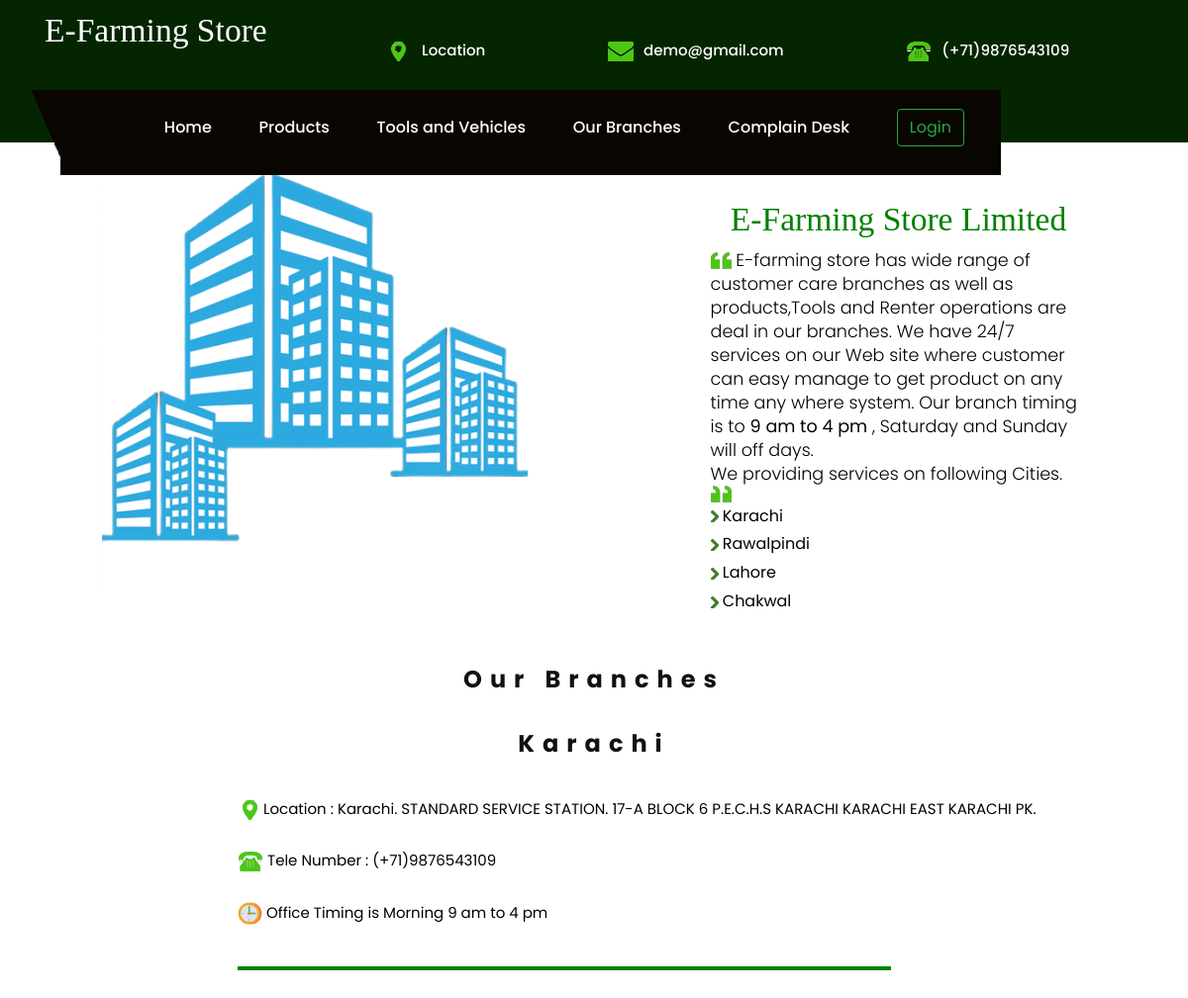
The page /vehicles/branchesK/ on the database its author committed.
### vehicles/models.py (models this page shows, shortened)
class branche(models.Model):
    branch_id = models.AutoField(primary_key=True)
    branch_name=models.CharField(max_length=50)
    address= models.CharField(max_length=500, default="")
    office_timing= models.CharField(max_length=500, default="")
    branch_tele=models.IntegerField(default=0)
    create_time = models.DateTimeField(default=datetime.datetime.today(), null=True)

### vehicles/views.py (the view)
# urls.py: path("branchesK/",views.branchesK),
def branchesK(request):
    b = 'Karachi'
    branch = branche.objects.filter(branch_name=b)
    return render(request, 'OurBranches.html',{'branch': branch[0],'b':b})

### asc/templates/OurBranches.html (shortened to what this page needs)
{% extends 'header.html' %}
{% load static %}
{% block body %}
<br><br><br><br><br>
<div class="row">
    <div  class="col-md-1"></div>
      <div  class="col-md-6">
            <img style="height:90%;" src='{% static "vehicles/branch.png" %}'>
        </div>
        <div  class="col-md-4">
            <br><br><br>
            <h1 style="color:green;text-align:center;font-family: 'Impact', fantasy;font-size: 2.1rem;">E-Farming Store Limited</h1>
            <p style="color:black;font-size: 1.1rem;"><img src='{% static "icon/1.png" %}'> E-farming store has wide range of customer care branches as well as products,Tools and Renter operations are deal in our branches. We have 24/7 services on our
            Web site where customer can easy manage to get product on any time any where system.
            Our branch timing is to<b> 9 am to 4 pm </b>, Saturday and Sunday will off days.<br>
            We providing services on following Cities. <img src='{% static "icon/2.png" %}'></p>
            <ul style="color:black;font-size:1rem;">
                <li><img src='{% static "icon/3.png" %}'> Karachi</li>
                <li><img src='{% static "icon/3.png" %}'> Rawalpindi</li>
                <li><img src='{% static "icon/3.png" %}'> Lahore</li>
                <li><img src='{% static "icon/3.png" %}'> Chakwal</li>
            </ul>
        </div>
</div>
<h1 style="text-align: center;margin-top: 20px;letter-spacing: 0.5rem;"><b>Our Branches</b></h1>
{% if b %}
<h1 style="text-align: center;margin-top: 20px;letter-spacing: 0.5rem;"><b>{{branch.branch_name}}</b></h1><br>
<ul>
<li style="margin-left:20%;color:black;font-size:15px;"><img src='{% static "icon/loc1.png" %}' />Location : {{branch.address}}</li><br>
<li style="margin-left:20%;color:black;font-size:15px;"><img src='{% static "icon/call1.png" %}' /> Tele Number : (+71)9876543109</li><br>
<li style="margin-left:20%;color:black;font-size:15px;"><img style="height:25px;" src='{% static "icon/time.png" %}' />  Office Timing is {{branch.office_timing}}</li><br>
</ul><hr style="width:55%;border: 2px solid green;margin-left:20%;">
    <br>
<br>
<br>
{% endif %}
{% endblock %}

### static/css/style.css (style rules this page uses)
* { box-sizing: border-box !important; transition: ease all 0.5s; }
body { color: #666666; font-size: 14px; font-family: poppins; line-height: 1.80857; font-weight: normal; overflow-x: hidden; }
h1, h2, h3, h4, h5, h6 { letter-spacing: 0; font-weight: normal; position: relative; padding: 0 0 10px 0; font-weight: normal; line-height: normal; color: #111111; margin: 0 }
h1 { font-size: 24px }
*, *::after, *::before { -webkit-box-sizing: border-box; -moz-box-sizing: border-box; box-sizing: border-box; }
ul, li, ol { margin: 0px; padding: 0px; list-style: none; }
p { margin: 0px; font-weight: 300; font-size: 15px; line-height: 24px; }
img { max-width: 100%; height: auto; }

### rows shown on the page
branche: branch_name "Karachi", address "Karachi. STANDARD SERVICE STATION. 17-A BLOCK 6 P.E.C.H.S KARACHI KARACHI EAST KARACHI PK.", office_timing "Morning 9 am to 4 pm"
